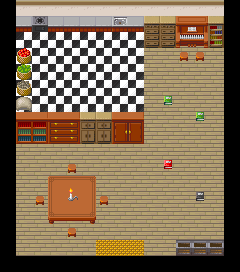

A 2D game scene composited from a Tiled map and its tileset images. What follows is a short description and the map's XML, with every tile layer's data as written:
An orthogonal 15x17 tile map with 16x16 px tiles, 3 tile layers (BgFloor, FgDecoration, FgObjects), 2 tilesets and 22 objects (EntPlayer, me.Trigger).

<map version="1.8" tiledversion="1.8.5" orientation="orthogonal" renderorder="right-down" width="15" height="17" tilewidth="16" tileheight="16" infinite="0" nextlayerid="6" nextobjectid="37">
 <tileset firstgid="1" source="tilesets/BgTileset_Interior.tsx" />
 <tileset firstgid="1993" source="tilesets/Building2.tsx" />
 <layer id="1" name="BgFloor" width="15" height="17">
  <data encoding="csv">
1998,370,370,370,370,370,370,370,370,370,370,370,370,370,1998,
1998,378,378,378,378,378,378,378,378,378,378,378,378,378,1998,
0,293,293,293,293,293,293,293,293,289,289,289,289,289,0,
0,293,293,293,293,293,293,293,293,289,289,289,289,289,0,
0,293,293,293,293,293,293,293,293,289,289,289,289,289,0,
0,293,293,293,293,293,293,293,293,289,289,289,289,289,0,
0,293,293,293,293,293,293,293,293,289,289,289,289,289,0,
1998,370,370,370,370,370,370,370,371,289,289,289,289,289,0,
1998,378,378,378,378,378,378,378,379,289,289,289,289,289,0,
0,289,289,289,289,289,289,289,289,289,289,289,289,289,0,
0,289,289,289,289,289,289,289,289,289,289,289,289,289,0,
0,289,289,289,289,289,289,289,289,289,289,289,289,289,0,
0,289,289,289,289,289,289,289,289,289,289,289,289,289,0,
0,289,289,289,289,289,289,289,289,289,289,289,289,289,0,
0,289,289,289,289,289,289,289,289,289,289,289,289,289,0,
0,289,289,289,289,289,314,314,314,289,289,289,289,289,0,
0,0,0,0,0,0,0,0,0,0,0,0,0,0,0
</data>
 </layer>
 <layer id="2" name="FgDecoration" width="15" height="17">
  <data encoding="csv">
0,0,0,1998,1998,1998,0,0,0,0,0,0,0,0,0,
0,772,770,772,772,772,772,773,772,713,713,844,845,716,0,
0,1998,1998,1998,1998,1998,1998,1998,0,721,721,852,853,724,0,
0,878,0,0,0,0,0,0,0,0,0,755,755,1998,0,
0,879,0,0,0,0,0,0,0,0,0,0,0,1998,0,
0,880,0,0,0,0,0,0,0,0,0,0,0,0,0,
0,875,0,0,1998,1998,0,0,0,0,959,0,0,0,0,
0,745,746,729,730,715,715,732,733,0,1998,0,959,0,0,
0,753,754,737,738,723,723,740,741,1998,0,0,0,0,0,
0,0,0,1998,1998,1998,1998,0,0,0,0,0,0,0,0,
0,0,0,1998,755,0,0,0,0,0,953,0,0,0,0,
0,0,0,742,743,744,0,0,0,0,0,0,0,0,0,
0,0,755,750,751,752,755,0,0,0,0,0,957,0,0,
0,0,0,758,759,760,0,0,0,0,0,0,0,0,0,
0,1998,0,0,755,1998,0,0,0,1998,0,0,0,1998,0,
0,1998,0,0,0,1998,0,0,0,1998,0,870,870,870,0,
0,0,0,0,0,0,0,0,0,0,0,0,0,0,0
</data>
 </layer>
 <layer id="3" name="FgObjects" width="15" height="17">
  <data encoding="csv">
0,0,0,0,0,0,0,0,0,0,0,0,0,0,0,
0,0,0,0,0,0,0,0,0,0,0,0,0,0,0,
0,0,0,0,0,0,0,0,0,0,0,0,0,0,0,
0,0,0,0,0,0,0,0,0,0,0,0,0,0,0,
0,0,0,0,0,0,0,0,0,0,0,0,0,0,0,
0,0,0,0,0,0,0,0,0,0,0,0,0,0,0,
0,0,0,0,0,0,0,0,0,0,0,0,0,0,0,
0,0,0,1998,1998,1998,0,0,0,0,0,0,0,0,0,
0,0,0,1998,1998,0,0,0,0,0,0,0,0,0,0,
0,0,0,0,0,0,0,0,0,0,0,0,0,0,0,
0,0,0,0,0,0,0,0,0,0,0,0,0,0,0,
0,0,0,0,996,0,0,0,0,0,0,0,0,0,0,
0,0,0,0,1004,0,0,0,0,0,0,0,0,0,0,
0,0,0,0,0,0,0,0,0,0,0,0,0,0,0,
0,0,0,0,0,0,0,0,0,0,0,0,0,0,0,
0,0,0,0,0,0,0,0,0,0,0,0,0,0,0,
0,0,0,0,0,0,0,0,0,0,0,0,0,0,0
</data>
 </layer>
 <objectgroup color="#26a269" id="4" name="Entities">
  <object id="19" name="EntPlayer" x="127.667" y="199.167" width="16" height="8" />
  <object id="20" name="me.Trigger" x="96.4145" y="247.909" width="48.4438" height="8">
   <properties>
    <property name="duration" type="int" value="500" />
    <property name="to" value="room01" />
   </properties>
  </object>
 </objectgroup>
 <objectgroup id="5" name="Collision">
  <object id="1" x="224" y="1.33333" width="14.6667" height="270.667" />
  <object id="3" x="0.666667" y="0.666667" width="238" height="30.6667" />
  <object id="5" x="0.666667" y="2" width="16" height="269.333" />
  <object id="6" x="0" y="256.061" width="238.667" height="15.2727" />
  <object id="21" x="145" y="0.5" width="79" height="47" />
  <object id="22" x="16.5" y="112.5" width="128" height="31" />
  <object id="23" x="48.5" y="175.5" width="47" height="48.5" />
  <object id="24" x="96.5" y="192.5" width="15" height="15" />
  <object id="25" x="64" y="224.5" width="16" height="15" />
  <object id="26" x="32.5" y="190.5" width="16" height="17.5" />
  <object id="27" x="64.5" y="158.5" width="15.5" height="17" />
  <object id="28" x="160.25" y="158.5" width="15.5" height="17" />
  <object id="29" x="192.75" y="191.5" width="15.5" height="15.5" />
  <object id="30" x="192.75" y="111.25" width="15.5" height="15.5" />
  <object id="31" x="160.25" y="96.75" width="15.5" height="15.5" />
  <object id="32" x="176.25" y="47.25" width="15.5" height="15.5" />
  <object id="33" x="192.25" y="47.75" width="15.5" height="15.5" />
  <object id="34" x="175.75" y="239.25" width="15.5" height="15.5" />
  <object id="35" x="192.25" y="240.25" width="15.5" height="15.5" />
  <object id="36" x="208.75" y="240.75" width="15.5" height="15.5" />
 </objectgroup>
</map>
